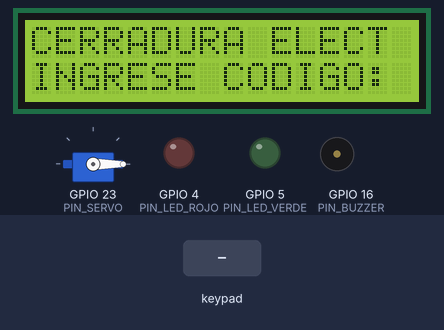
Simulated run of this sketch. Board: ESP32. On the bench: 16×2 character LCD, servo, output pins drawn as LEDs (lit = HIGH), buzzer (waves = sounding). The test bench sets the inputs (shaded band).

Above: at 2.2 s.
2.3 s: keypad keys 1 3 1 2 1 4 2 7 pressed 0.4 s apart
At 6.5 s:
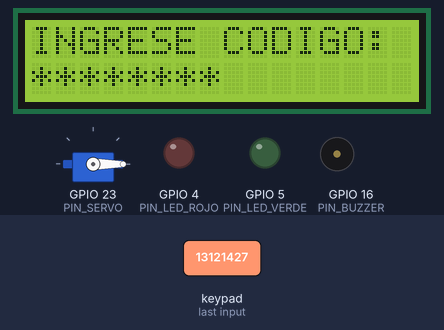
7.0 s: key '#' pressed
At 9.0 s:
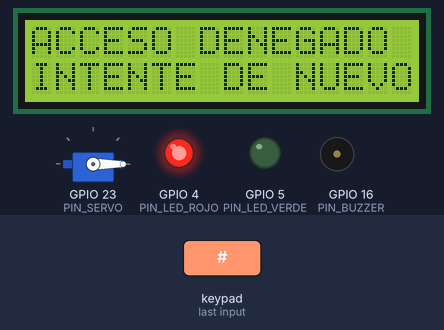
9.3 s: keypad keys 7 4 2 7 5 # pressed 0.4 s apart
At 12.6 s:
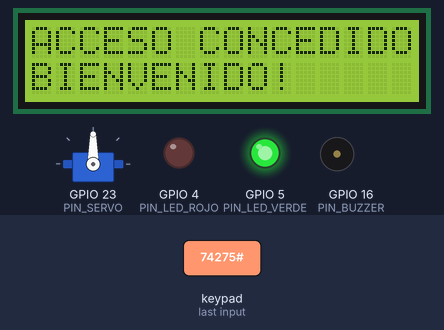
13.2 s: keypad keys 2 6 2 5 3 3 # pressed 0.4 s apart
At 17.01 s:
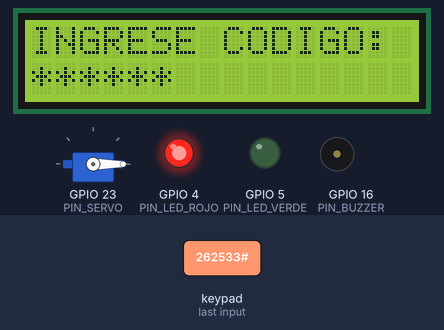
17.9 s: keypad keys 1 3 9 7 2 # pressed 0.4 s apart
At 19.74 s:
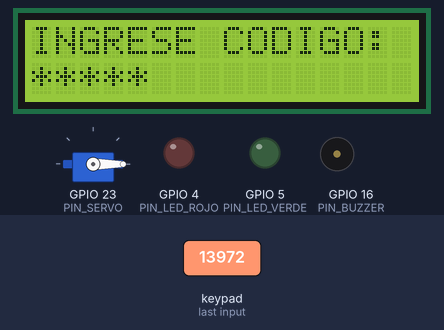
22.0 s: key '1' pressed
At 24.0 s:
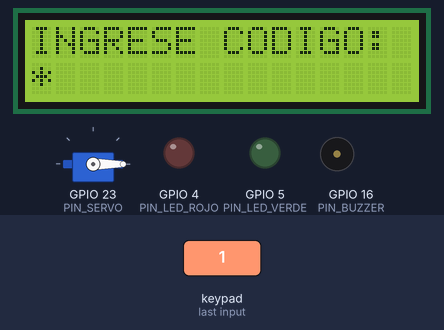
Timing chart, 0 to 25.2 s (numbered marks = the images above; inputs shaded):
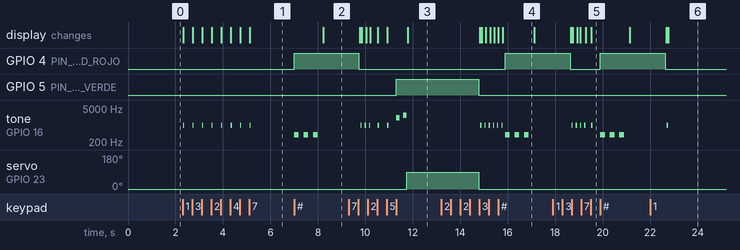

Measured:
- after the input at 2.3 s, tone on GPIO 16 (PIN_BUZZER): alternates 1000 Hz for 0.05 s and silent for 0.35 s, 16 changes in all, then stays silent, starting at once; the display: first changes at once (image 1 shows a later state)
- after the input at 7.0 s, GPIO 4 (PIN_LED_ROJO): LOW → HIGH at once; tone on GPIO 16 (PIN_BUZZER): alternates 400 Hz for 0.20 s and silent for 0.20 s, 6 changes in all, then stays silent, starting at once; the display: changes after 1.2 s (image 2)
- after the input at 9.3 s, GPIO 5 (PIN_LED_VERDE): LOW → HIGH after 2.0 s; tone on GPIO 16 (PIN_BUZZER): plays 1000 Hz for 0.05 s, 1000 Hz for 0.05 s, 1000 Hz for 0.05 s, 1000 Hz for 0.05 s, 1000 Hz for 0.05 s, 2000 Hz for 0.15 s … (7 notes in this stretch), starting after 0.51 s
- after the input at 13.2 s, GPIO 4 (PIN_LED_ROJO): LOW → HIGH after 2.7 s; tone on GPIO 16 (PIN_BUZZER): plays 1000 Hz for 0.05 s, 1000 Hz for 0.05 s, 1000 Hz for 0.05 s, 1000 Hz for 0.05 s, 1000 Hz for 0.05 s, 1000 Hz for 0.05 s … (9 notes in this stretch), starting after 1.7 s
- after the input at 17.9 s, tone on GPIO 16 (PIN_BUZZER): plays 1000 Hz for 0.05 s, 1000 Hz for 0.05 s, 1000 Hz for 0.05 s, 1000 Hz for 0.05 s, 1000 Hz for 0.05 s, 400 Hz for 0.20 s … (8 notes in this stretch), starting after 0.80 s; the display: first differs from a run without the input after 0.85 s (image 5 shows a later state)
- after the input at 22.0 s, tone on GPIO 16 (PIN_BUZZER): silent → 1000 Hz after 0.71 s, → silent 0.05 s later; the display: first differs from a run without the input after 0.76 s (image 6)
- what the display in image 4 shows lasts 1.3 s, from 15.8 s to 17.1 s

The sketch:

codigo-esp32.ino
```cpp
/* ==========================================================
   PROYECTO: Cerradura Electrónica con ESP32
   DESCRIPCIÓN: Sistema de control de acceso con teclado matricial 4x3,
                pantalla LCD, LEDs, buzzer pasivo y servo.
   AUTOR: Antonio Pirotta
   FECHA: 25/6/26
   ========================================================== */

// ---------- LIBRERÍAS ----------
#include <Keypad.h>              // Para el teclado matricial
#include <LiquidCrystal_I2C.h>   // Para la pantalla LCD con I2C
#include <ESP32Servo.h>          // Para controlar el servo motor en ESP32

// ---------- DEFINICIÓN DE CONSTANTES ----------
#define CONTRASENA "74275"        // Contraseña correcta (74275 = shark)
#define TIEMPO_ABIERTA 3000      // Tiempo que la puerta queda abierta (3 segundos)

// ---------- PINES DEL TECLADO MATRICIAL 4x3 ----------
const byte FILAS = 4;
const byte COLUMNAS = 3;

// Distribución de teclas en la matriz 4x3
char teclas[FILAS][COLUMNAS] = {
  {'1','2','3'},
  {'4','5','6'},
  {'7','8','9'},
  {'*','0','#'}
};

// Pines GPIO para las filas (conectados al ESP32)
byte pinesFilas[FILAS] = {13, 12, 14, 27};
// Pines GPIO para las columnas (conectados al ESP32)
byte pinesColumnas[COLUMNAS] = {26, 25, 33};

// ---------- PINES DE COMPONENTES ----------
#define PIN_LED_ROJO   4
#define PIN_LED_VERDE  5
#define PIN_BUZZER     16   // Buzzer pasivo - necesita señal PWM
#define PIN_SERVO      23

// ---------- INICIALIZACIÓN DE OBJETOS ----------
Keypad keypad = Keypad(makeKeymap(teclas), pinesFilas, pinesColumnas, FILAS, COLUMNAS);
LiquidCrystal_I2C lcd(0x27, 16, 2);  // Dirección I2C 0x27, 16 caracteres x 2 líneas
Servo servo;  // Objeto para el servo (ahora usa ESP32Servo)

// ---------- VARIABLES GLOBALES ----------
String passwordIngresada = "";   // Contraseña que ingresa el usuario
bool puertaAbierta = false;      // Estado de la puerta
unsigned long tiempoApertura = 0; // Momento en que se abrió la puerta

// ---------- FUNCIÓN SETUP (Configuración) ----------
void setup() {
  // Configurar pines de LEDs como salida
  pinMode(PIN_LED_ROJO, OUTPUT);
  pinMode(PIN_LED_VERDE, OUTPUT);
  pinMode(PIN_BUZZER, OUTPUT);   // El buzzer pasivo también usa OUTPUT

  // Inicializar pantalla LCD
  lcd.init();
  lcd.backlight();
  lcd.setCursor(0, 0);
  lcd.print("CERRADURA ELECT");
  lcd.setCursor(0, 1);
  lcd.print("INGRESE CODIGO:");

  // Inicializar servo (posición 0° = puerta cerrada)
  servo.attach(PIN_SERVO);
  servo.write(0);

  // Apagar LEDs al inicio
  digitalWrite(PIN_LED_ROJO, LOW);
  digitalWrite(PIN_LED_VERDE, LOW);

  delay(1000);  // Pequeña pausa para estabilizar
}

// ---------- FUNCIÓN LOOP (Bucle Principal) ----------
void loop() {
  // 1. Verificar si hay que cerrar la puerta automáticamente
  if (puertaAbierta) {
    if (millis() - tiempoApertura >= TIEMPO_ABIERTA) {
      cerrarPuerta();
    }
    return;  // Si está abierta, no procesamos teclas
  }

  // 2. Leer tecla presionada
  char tecla = keypad.getKey();
  if (!tecla) {
    return;  // Si no hay tecla, salimos
  }

  // 3. Procesar la tecla
  switch (tecla) {
    // Caso: Números (0-9)
    case '0': case '1': case '2': case '3':
    case '4': case '5': case '6': case '7':
    case '8': case '9':
      if (passwordIngresada.length() < 8) {  // Máximo 8 dígitos
        passwordIngresada += tecla;
        actualizarPantalla();
        tonoBuzzer(1000, 50);  // Tono corto al presionar tecla
      }
      break;

    // Caso: Tecla "*" (borrar último dígito)
    case '*':
      if (passwordIngresada.length() > 0) {
        passwordIngresada.remove(passwordIngresada.length() - 1);
        actualizarPantalla();
        tonoBuzzer(800, 30);   // Tono diferente para retroceso
      }
      break;

    // Caso: Tecla "#" (validar contraseña)
    case '#':
      verificarPassword();
      break;
  }
}

// ---------- FUNCIONES PERSONALIZADAS ----------

/*
 * Función: actualizarPantalla()
 * Descripción: Muestra la contraseña con asteriscos por seguridad
 */
void actualizarPantalla() {
  lcd.clear();
  lcd.setCursor(0, 0);
  lcd.print("INGRESE CODIGO:");
  lcd.setCursor(0, 1);

  // Mostrar asteriscos en lugar de los números
  for (int i = 0; i < passwordIngresada.length(); i++) {
    lcd.print("*");
  }
}

/*
 * Función: verificarPassword()
 * Descripción: Compara la contraseña ingresada con la correcta
 */
void verificarPassword() {
  if (passwordIngresada == CONTRASENA) {
    abrirPuerta();        // Contraseña correcta
  } else {
    accesoDenegado();     // Contraseña incorrecta
  }
}

/*
 * Función: abrirPuerta()
 * Descripción: Acciones para abrir la puerta
 *              Incluye melodía de confirmación con el buzzer pasivo
 */
void abrirPuerta() {
  // LED verde
  digitalWrite(PIN_LED_VERDE, HIGH);
  digitalWrite(PIN_LED_ROJO, LOW);

  // Melodía de confirmación con buzzer pasivo (dos tonos distintos)
  tonoBuzzer(2000, 150);   // Frecuencia aguda 2000Hz
  delay(150);
  tonoBuzzer(2500, 150);   // Frecuencia más aguda 2500Hz

  // Servo a 90° (simula apertura)
  servo.write(90);

  // Mensaje en LCD
  lcd.clear();
  lcd.setCursor(0, 0);
  lcd.print("ACCESO CONCEDIDO");
  lcd.setCursor(0, 1);
  lcd.print("BIENVENIDO!");

  // Activar timer para cierre automático
  puertaAbierta = true;
  tiempoApertura = millis();
  passwordIngresada = "";
}

/*
 * Función: cerrarPuerta()
 * Descripción: Acciones para cerrar la puerta
 */
void cerrarPuerta() {
  servo.write(0);                    // Cerrar servo
  digitalWrite(PIN_LED_VERDE, LOW);  // Apagar LED verde
  digitalWrite(PIN_LED_ROJO, LOW);   // Apagar LED rojo
  puertaAbierta = false;             // Cambiar estado

  // Volver a pantalla inicial
  lcd.clear();
  lcd.setCursor(0, 0);
  lcd.print("CERRADURA ELECT");
  lcd.setCursor(0, 1);
  lcd.print("INGRESE CODIGO:");
}

/*
 * Función: accesoDenegado()
 * Descripción: Acciones cuando la contraseña es incorrecta
 *              Incluye tono de error con el buzzer pasivo (frecuencia grave)
 */
void accesoDenegado() {
  // LED rojo
  digitalWrite(PIN_LED_ROJO, HIGH);
  digitalWrite(PIN_LED_VERDE, LOW);

  // Tono de error con buzzer pasivo (3 pitidos graves y cortos)
  for (int i = 0; i < 3; i++) {
    tonoBuzzer(400, 200);   // Frecuencia grave 400Hz
    delay(200);
  }

  // Mensaje de error
  lcd.clear();
  lcd.setCursor(0, 0);
  lcd.print("ACCESO DENEGADO");
  lcd.setCursor(0, 1);
  lcd.print("INTENTE DE NUEVO");
  delay(1500);

  // Limpiar y volver a inicio
  passwordIngresada = "";
  digitalWrite(PIN_LED_ROJO, LOW);
  lcd.clear();
  lcd.setCursor(0, 0);
  lcd.print("CERRADURA ELECT");
  lcd.setCursor(0, 1);
  lcd.print("INGRESE CODIGO:");
}

/*
 * Función: tonoBuzzer()
 * Parámetros:
 *   - frecuencia: Hz del tono (ej: 400Hz grave, 2000Hz agudo)
 *   - duracion: milisegundos que dura el tono
 * Descripción: Genera un tono en el buzzer pasivo usando la función tone()
 *              Al ser pasivo, necesita una señal PWM para generar diferentes frecuencias.
 *              Un buzzer activo no podría hacer esto ya que solo tiene un tono fijo.
 */
void tonoBuzzer(int frecuencia, int duracion) {
  tone(PIN_BUZZER, frecuencia);   // Genera la señal PWM a la frecuencia deseada
  delay(duracion);
  noTone(PIN_BUZZER);             // Apaga el buzzer
}
```
